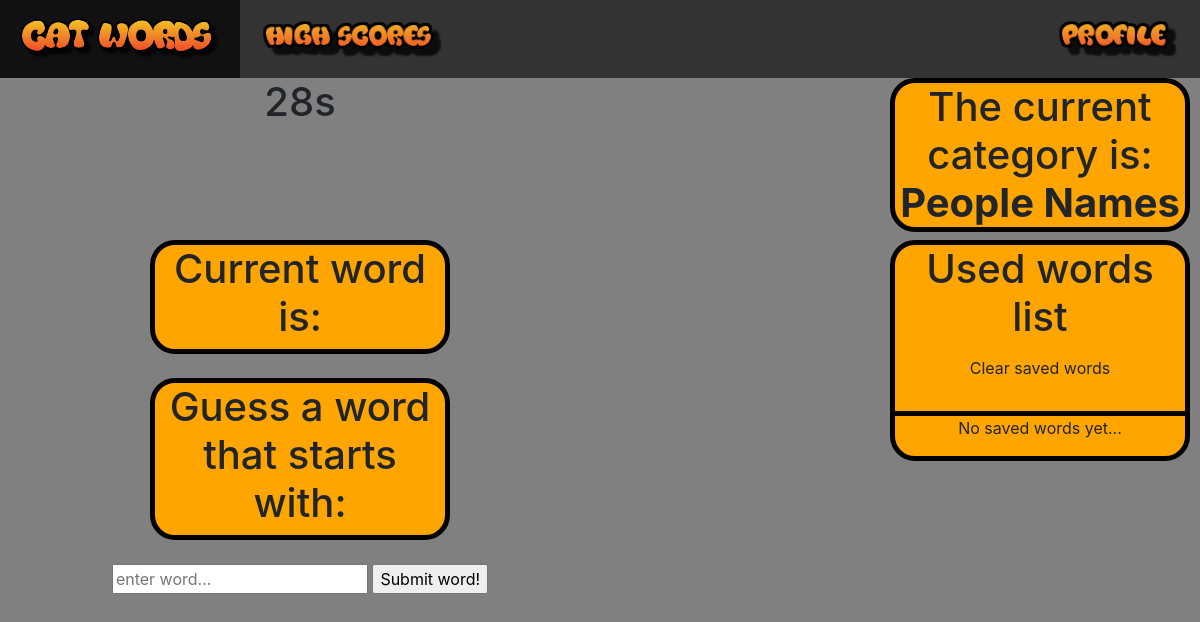
The app's page /game/play/, older data.
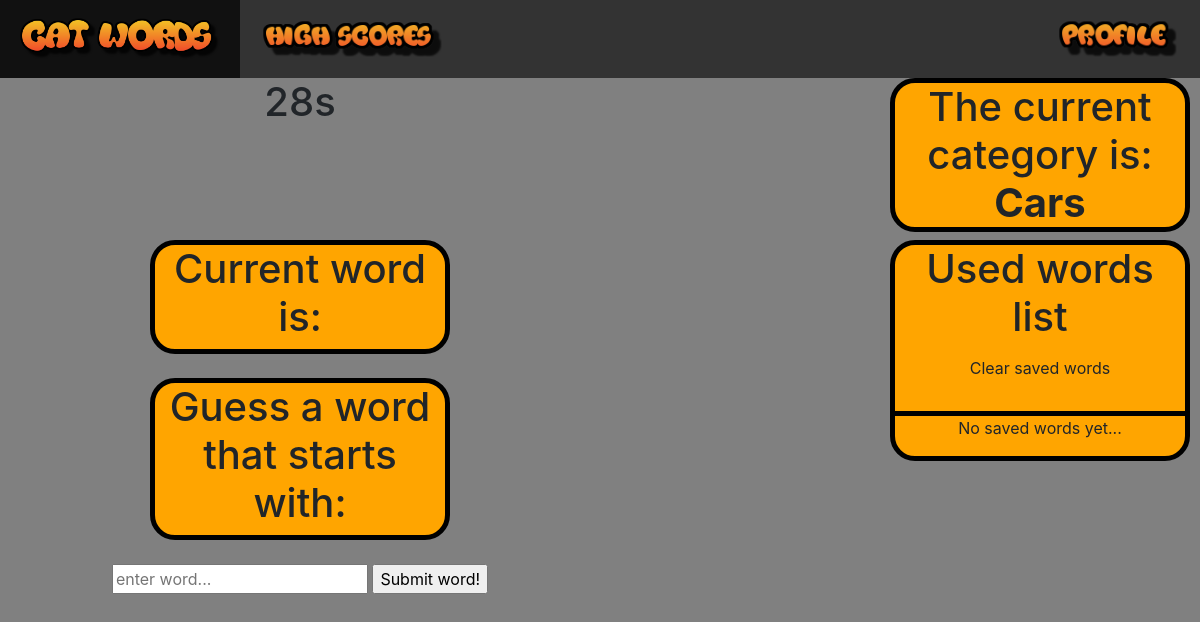
The same page, newer data.
### game/models.py (models this page shows, shortened)
class CurrentCategory(models.Model):
	class Meta:
		verbose_name_plural = "current categories"
	current_category_text = models.CharField(max_length=200)

### game/views.py (the view, shortened to what this page needs)
# urls.py: path('game/', include('game.urls')),
def game(request):
	if request.GET.get('clear_saved_words'):
		current_word = CurrentWord.objects.filter(pk=1)
		current_category = CurrentCategory.objects.get(id=1)
		SavedWord.objects.all().delete()
		args = {'category': current_category.current_category_text}
		return render(request, 'game/game.html', args)
	else:
		current_category = CurrentCategory.objects.get(id=1)
		return render(request, 'game/game.html', {'category': current_category.current_category_text})

### game/templates/game/game.html (shortened to what this page needs)
{% extends 'base.html' %}
{% block content %}
<div id="rowOne">
	<div class="leftContent">
		<h1 id="countdownTimer"></h1>
	</div>
	<div class="rightContent">
		<h1 id ="categoryTitle">The current category is:
		<br>
		<strong>{{category}}</strong>
		</h1>
	</div>
</div>
<div id="rowTwo">
	<div class="leftContent">
		<div id="currentWord">
			<h1>Current word is: </h1>
		</div>
		<br>
		<div id="guessWord">
			<h1>Guess a word that starts with: </h1>
		</div>
		<br>
		<form action="" id="currentWordForm" method="post">
		<input name="current_word" placeholder="enter word...">
		<input type="submit" value="Submit word!">
		</form>
	</div>
	<div class="rightContent">
	<div id="categoryList">
		<div id="categoryListTitle">
			<h1>Used words list</h1>
			<form action="" method="get">
 			<input type="submit" class="btn" value="Clear saved words" name="clear_saved_words">
			</form>
			<br>
		</div>
		{% if saved_words %}
		<ul class="unstyledList">
		{% for word in saved_words %}
		<li>{{word}}</li>
		{% endfor %}
		</ul>
		{% else %}
		<p>No saved words yet...</p>
		{% endif %}
		</div>
	</div>
</div>
{% endblock content %}

Row changes from the older to the newer data that the page shows:
changed CurrentCategory: current_category_text "People Names" → "Cars"
